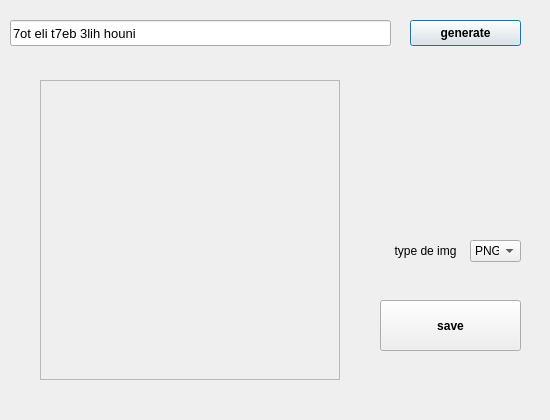
<?xml version="1.0" encoding="UTF-8"?>
<ui version="4.0">
 <class>MainWindow</class>
 <widget class="QDialog" name="MainWindow">
  <property name="geometry">
   <rect>
    <x>0</x>
    <y>0</y>
    <width>550</width>
    <height>420</height>
   </rect>
  </property>
  <property name="sizePolicy">
   <sizepolicy hsizetype="Fixed" vsizetype="Fixed">
    <horstretch>0</horstretch>
    <verstretch>0</verstretch>
   </sizepolicy>
  </property>
  <property name="minimumSize">
   <size>
    <width>550</width>
    <height>420</height>
   </size>
  </property>
  <property name="maximumSize">
   <size>
    <width>550</width>
    <height>420</height>
   </size>
  </property>
  <property name="windowTitle">
   <string>QRCode Generator</string>
  </property>
  <widget class="QWidget" name="centralWidget" native="true">
   <property name="geometry">
    <rect>
     <x>0</x>
     <y>0</y>
     <width>550</width>
     <height>420</height>
    </rect>
   </property>
   <property name="sizePolicy">
    <sizepolicy hsizetype="Fixed" vsizetype="Fixed">
     <horstretch>0</horstretch>
     <verstretch>0</verstretch>
    </sizepolicy>
   </property>
   <property name="minimumSize">
    <size>
     <width>550</width>
     <height>420</height>
    </size>
   </property>
   <property name="maximumSize">
    <size>
     <width>550</width>
     <height>420</height>
    </size>
   </property>
   <widget class="QLabel" name="qrcodepixmapLabel">
    <property name="geometry">
     <rect>
      <x>40</x>
      <y>80</y>
      <width>300</width>
      <height>300</height>
     </rect>
    </property>
    <property name="frameShape">
     <enum>QFrame::StyledPanel</enum>
    </property>
    <property name="frameShadow">
     <enum>QFrame::Sunken</enum>
    </property>
    <property name="alignment">
     <set>Qt::AlignCenter</set>
    </property>
   </widget>
   <widget class="QLineEdit" name="lineEdit">
    <property name="geometry">
     <rect>
      <x>10</x>
      <y>20</y>
      <width>381</width>
      <height>26</height>
     </rect>
    </property>
    <property name="font">
     <font>
      <pointsize>10</pointsize>
     </font>
    </property>
    <property name="text">
     <string>7ot eli t7eb 3lih houni </string>
    </property>
   </widget>
   <widget class="QPushButton" name="generateButton">
    <property name="geometry">
     <rect>
      <x>410</x>
      <y>20</y>
      <width>111</width>
      <height>26</height>
     </rect>
    </property>
    <property name="font">
     <font>
      <weight>75</weight>
      <bold>true</bold>
     </font>
    </property>
    <property name="text">
     <string>generate</string>
    </property>
    <property name="default">
     <bool>true</bool>
    </property>
   </widget>
   <widget class="QPushButton" name="saveFileButton">
    <property name="geometry">
     <rect>
      <x>380</x>
      <y>300</y>
      <width>141</width>
      <height>51</height>
     </rect>
    </property>
    <property name="font">
     <font>
      <weight>75</weight>
      <bold>true</bold>
     </font>
    </property>
    <property name="text">
     <string>save</string>
    </property>
   </widget>
   <widget class="QComboBox" name="comboBox">
    <property name="geometry">
     <rect>
      <x>470</x>
      <y>240</y>
      <width>51</width>
      <height>22</height>
     </rect>
    </property>
    <property name="currentText">
     <string>PNG</string>
    </property>
    <item>
     <property name="text">
      <string>PNG</string>
     </property>
    </item>
    <item>
     <property name="text">
      <string>JPG</string>
     </property>
    </item>
    <item>
     <property name="text">
      <string>BMP</string>
     </property>
    </item>
   </widget>
   <widget class="QLabel" name="label_2">
    <property name="geometry">
     <rect>
      <x>380</x>
      <y>240</y>
      <width>91</width>
      <height>21</height>
     </rect>
    </property>
    <property name="text">
     <string>type de img</string>
    </property>
    <property name="alignment">
     <set>Qt::AlignCenter</set>
    </property>
   </widget>
  </widget>
 </widget>
 <layoutdefault spacing="6" margin="11"/>
 <resources/>
 <connections/>
</ui>
